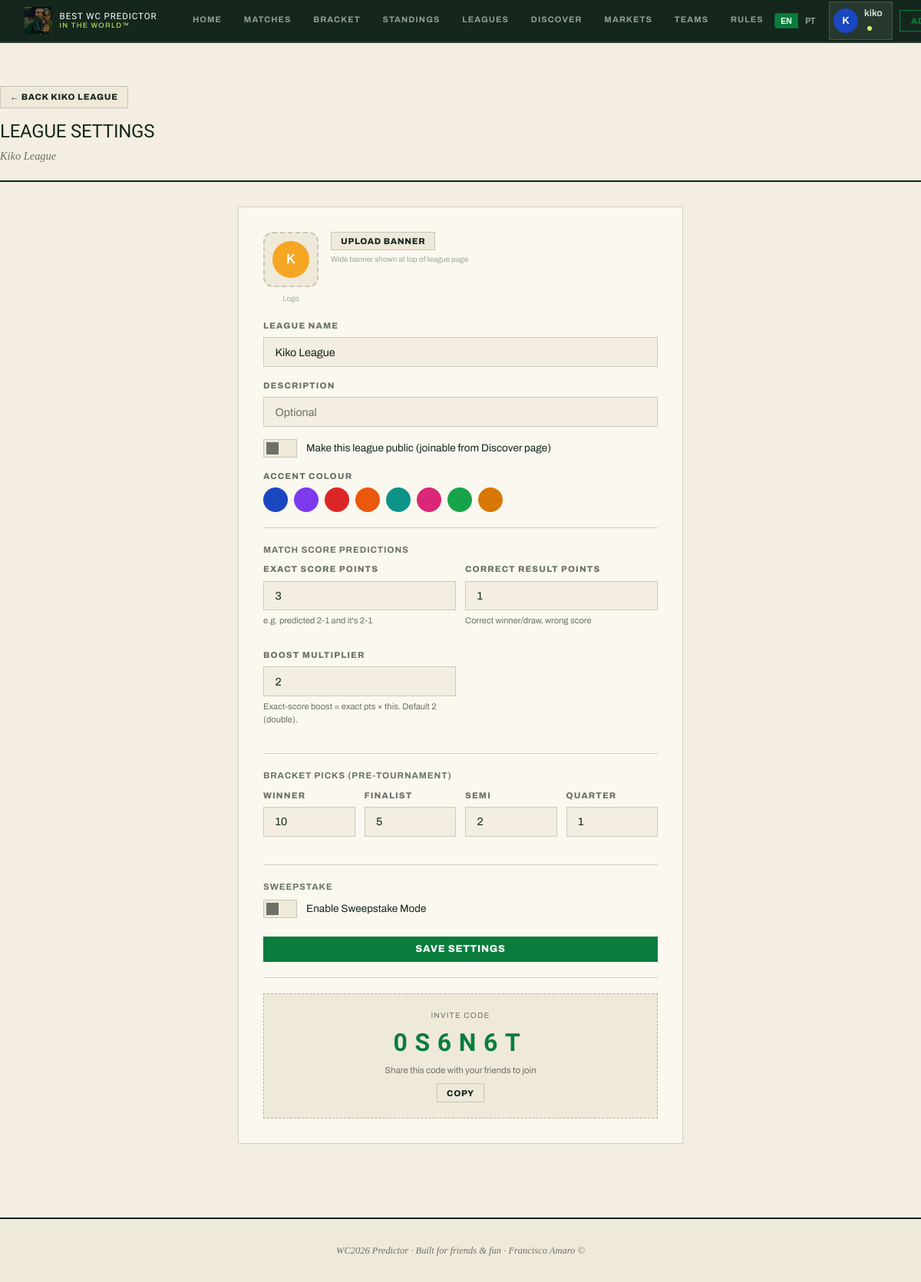
/leagues/1/settings (signed in), run on the app's committed database.
### app/models.py (models this page shows)
class User(Base):
    __tablename__ = "users"
    id = Column(Integer, primary_key=True, index=True)
    username = Column(String(50), unique=True, nullable=False, index=True)
    email = Column(String(100), unique=True, nullable=False, index=True)
    password_hash = Column(String(200), nullable=False)
    is_superadmin = Column(Boolean, default=False)
    display_name = Column(String(50), nullable=True)
    bio = Column(String(120), nullable=True)
    credits = Column(Float, default=10.0)
    avatar_color = Column(String(10), default="#1a47c0")
    avatar_icon = Column(String(6), default="★")
    avatar_img_url = Column(String(200), nullable=True)
    profile_bg = Column(String(100), nullable=True)     # CSS gradient/color for whole-app background
    profile_banner_url = Column(String(200), nullable=True)  # banner image on profile page
    favorite_team_id = Column(Integer, ForeignKey("teams.id"), nullable=True)
    created_at = Column(DateTime, default=datetime.utcnow)
    memberships = relationship("LeagueMember", back_populates="user", cascade="all, delete-orphan")
    predictions = relationship("Prediction", back_populates="user", cascade="all, delete-orphan")
    sweepstake_assignments = relationship("SweepstakeAssignment", back_populates="user")
    tournament_picks = relationship("TournamentPick", back_populates="user", cascade="all, delete-orphan")
    favorite_team = relationship("Team", foreign_keys=[favorite_team_id])

class League(Base):
    __tablename__ = "leagues"
    id = Column(Integer, primary_key=True, index=True)
    name = Column(String(100), nullable=False)
    invite_code = Column(String(8), unique=True, nullable=False, index=True)
    admin_id = Column(Integer, ForeignKey("users.id"), nullable=False)
    description = Column(String(200), nullable=True)
    accent_color = Column(String(10), default="#1a47c0")
    badge_emoji = Column(String(6), default="★")
    banner_url = Column(String(200), nullable=True)
    points_exact_score = Column(Integer, default=3)
    points_correct_result = Column(Integer, default=1)
    boost_multiplier = Column(Integer, default=2)   # exact-score boost multiplier
    points_bracket_winner = Column(Integer, default=10)
    points_bracket_finalist = Column(Integer, default=5)
    points_bracket_semi = Column(Integer, default=2)
    points_bracket_quarter = Column(Integer, default=1)
    logo_url = Column(String(200), nullable=True)
    is_public = Column(Boolean, default=False)             # joinable without invite code
    category = Column(String(20), default="general")       # general / country / global
    sweepstake_enabled = Column(Boolean, default=False)
    sweepstake_buy_in = Column(Float, default=10.0)
    sweepstake_teams_per_person = Column(Integer, default=1)
    sweepstake_drawn = Column(Boolean, default=False)
    sweep_pts_win = Column(Integer, default=2)             # points per match win
    sweep_pts_draw = Column(Integer, default=0)            # points per draw (group stage)
    sweep_pts_goal = Column(Integer, default=0)            # points per goal scored
    sweep_pts_clean_sheet = Column(Integer, default=0)     # points per clean sheet kept
    sweep_big_win_threshold = Column(Integer, default=0)   # min GD to trigger big win bonus (0 = off)
    sweep_big_win_pts = Column(Integer, default=0)         # bonus points for a big win
    created_at = Column(DateTime, default=datetime.utcnow)
    admin = relationship("User", foreign_keys=[admin_id])
    members = relationship("LeagueMember", back_populates="league", cascade="all, delete-orphan")
    predictions = relationship("Prediction", back_populates="league", cascade="all, delete-orphan")
    sweepstake_assignments = relationship("SweepstakeAssignment", back_populates="league", cascade="all, delete-orphan")
    sweepstake_groups = relationship("SweepstakeGroup", back_populates="league", cascade="all, delete-orphan", order_by="SweepstakeGroup.order_index")
    tournament_picks = relationship("TournamentPick", back_populates="league", cascade="all, delete-orphan")

### app/routers/leagues.py (the view)
@router.get("/{league_id}/settings")
async def settings_page(request: Request, league_id: int, db: Session = Depends(get_db)):
    user = auth.get_current_user(request, db)
    if not user:
        return RedirectResponse("/login", status_code=303)
    league = db.query(models.League).filter(models.League.id == league_id).first()
    if not league or league.admin_id != user.id:
        return RedirectResponse(f"/leagues/{league_id}", status_code=303)
    return templates.TemplateResponse(
        "leagues/settings.html", {"request": request, "user": user, "league": league, "error": None, "success": None}
    )

### app/templates/leagues/settings.html (shortened to what this page needs)
{% extends "base.html" %}
{% block content %}
{% set _lang = request.cookies.get('lang', user.language if user and user.language else 'en') %}
<div class="container page-content">
  <div class="page-header">
    <a href="/leagues/{{ league.id }}" class="btn btn-secondary btn-sm" style="margin-bottom:.75rem">← {{ t('btn.back', _lang) }} {{ league.name }}</a>
    <h1>{{ t('settings.title', _lang) }}</h1>
    <p class="page-header-sub">{{ league.name }}</p>
  </div>
  <div class="form-card" style="max-width:580px">
    <div style="display:flex;gap:1rem;margin-bottom:1.25rem;flex-wrap:wrap;align-items:flex-start">
      <div style="display:flex;flex-direction:column;align-items:center;gap:.5rem">
        <div onclick="document.getElementById('logoInput').click()" style="width:72px;height:72px;border-radius:12px;
             border:2px dashed var(--border);cursor:pointer;overflow:hidden;display:flex;align-items:center;justify-content:center;
             background:var(--bg-2);position:relative" title="Upload league logo">
          {% if league.logo_url %}
          <img src="{{ league.logo_url }}" style="width:100%;height:100%;object-fit:cover">
          {% else %}
          <div class="avatar avatar-md" style="background:{{ league.accent_color }};font-family:sans-serif;font-weight:700">{{ league.name[:1].upper() }}</div>
          {% endif %}
        </div>
        <span style="font-size:.6rem;color:var(--text-3)">{{ t('settings.logo', _lang) }}</span>
      </div>
      <div style="flex:1;min-width:200px">
        <div style="display:flex;gap:.5rem;flex-wrap:wrap">
          <button type="button" class="btn btn-secondary btn-sm" onclick="document.getElementById('bannerInput').click()">
            {% if league.banner_url %}{{ t('league.change_banner', _lang) }}{% else %}{{ t('settings.upload_banner', _lang) }}{% endif %}
          </button>
        </div>
        <p style="font-size:.62rem;color:var(--text-3);margin-top:.3rem">{{ t('settings.banner_hint', _lang) }}</p>
      </div>
    </div>
    <form action="/leagues/{{ league.id }}/settings" method="post">
      <div class="form-group">
        <label class="form-label">{{ t('league.name', _lang) }}</label>
        <input class="form-input" type="text" name="name" value="{{ league.name }}" required maxlength="100">
      </div>
      <div class="form-group">
        <label class="form-label">{{ t('league.description', _lang) }}</label>
        <input class="form-input" type="text" name="description" value="{{ league.description or '' }}" maxlength="200" placeholder="{{ t('settings.optional', _lang) }}">
      </div>
      {% if league.category == 'general' %}
      <div class="form-group">
        <div class="form-switch">
          <label class="switch">
            <span class="slider"></span>
          </label>
          <span class="text-sm">{{ t('settings.make_public', _lang) }}</span>
        </div>
      </div>
      {% endif %}
      <div class="form-group">
        <label class="form-label">{{ t('settings.accent_colour', _lang) }}</label>
        <div class="color-picker" id="leagueColorPicker">
          {% for color in AVATAR_COLORS %}
          <div class="color-swatch {% if (league.accent_color or '#1a47c0') == color %}selected{% endif %}"
               style="background:{{ color }}" data-color="{{ color }}"
               onclick="selectLeagueColor('{{ color }}')"></div>
          {% endfor %}
        </div>
      </div>
      <hr class="form-divider">
      <p class="text-xs text-muted mb-2" style="text-transform:uppercase;letter-spacing:.08em;font-weight:700">{{ t('settings.match_preds', _lang) }}</p>
      <div class="form-row">
        <div class="form-group">
          <label class="form-label">{{ t('settings.exact_pts', _lang) }}</label>
          <input class="form-input" type="number" name="points_exact" value="{{ league.points_exact_score }}" min="0" max="20">
          <p class="form-hint">{{ t('settings.exact_hint', _lang) }}</p>
        </div>
        <div class="form-group">
          <label class="form-label">{{ t('settings.result_pts', _lang) }}</label>
          <input class="form-input" type="number" name="points_result" value="{{ league.points_correct_result }}" min="0" max="20">
          <p class="form-hint">{{ t('settings.result_hint', _lang) }}</p>
        </div>
        <div class="form-group">
          <label class="form-label">Boost multiplier</label>
          <input class="form-input" type="number" name="boost_multiplier" value="{{ league.boost_multiplier or 2 }}" min="2" max="10">
          <p class="form-hint">Exact-score boost = exact pts × this. Default 2 (double).</p>
        </div>
      </div>
      <hr class="form-divider">
      <p class="text-xs text-muted mb-2" style="text-transform:uppercase;letter-spacing:.08em;font-weight:700">{{ t('settings.bracket_picks', _lang) }}</p>
      <div style="display:grid;grid-template-columns:1fr 1fr 1fr 1fr;gap:.75rem">
        <div class="form-group">
          <label class="form-label">{{ t('settings.winner', _lang) }}</label>
          <input class="form-input" type="number" name="points_bracket_winner" value="{{ league.points_bracket_winner }}" min="0" max="50">
        </div>
        <div class="form-group">
          <label class="form-label">{{ t('league.finalist', _lang) }}</label>
          <input class="form-input" type="number" name="points_bracket_finalist" value="{{ league.points_bracket_finalist }}" min="0" max="50">
        </div>
        <div class="form-group">
          <label class="form-label">{{ t('settings.semi', _lang) }}</label>
          <input class="form-input" type="number" name="points_bracket_semi" value="{{ league.points_bracket_semi }}" min="0" max="50">
        </div>
        <div class="form-group">
          <label class="form-label">{{ t('settings.quarter', _lang) }}</label>
          <input class="form-input" type="number" name="points_bracket_quarter" value="{{ league.points_bracket_quarter or 1 }}" min="0" max="50">
        </div>
      </div>
      <hr class="form-divider">
      <p class="text-xs text-muted mb-2" style="text-transform:uppercase;letter-spacing:.08em;font-weight:700">{{ t('sweep.title', _lang) }}</p>
      <div class="form-group">
        <div class="form-switch">
          <label class="switch">
            <span class="slider"></span>
          </label>
          <span class="text-sm">{{ t('create.enable_sweep', _lang) }}</span>
        </div>
      </div>
      <button type="submit" class="btn btn-primary btn-full mt-2">{{ t('settings.save', _lang) }}</button>
    </form>
    <hr class="form-divider">
    <div class="invite-code-box">
      <div class="invite-code-label">{{ t('league.invite_code', _lang) }}</div>
      <div class="invite-code">{{ league.invite_code }}</div>
      <p class="text-xs text-muted mt-1">{{ t('settings.invite_hint', _lang) }}</p>
      <button class="btn btn-secondary btn-sm mt-2" data-copy="{{ league.invite_code }}">{{ t('btn.copy', _lang) }}</button>
    </div>
  </div>
</div>
{% endblock %}

### app/templates/base.html (shortened to what this page needs)
<!DOCTYPE html>
<html lang="en">
<head>
  <link rel="stylesheet" href="/static/css/style.css">
</head>
<body>
{% set _lang = request.cookies.get('lang', user.language if user and user.language else 'en') %}
  <nav class="navbar">
    <a href="/" class="navbar-brand">
      <div class="brand-icon" style="overflow:hidden;padding:0;background:none;border:none;position:relative;cursor:pointer"
           id="logoBtn" title="Play / Pause">
        <img src="/static/img/logo.jpg" alt="Logo" style="width:36px;height:36px;object-fit:cover;display:block;">
        <div id="playIcon" style="position:absolute;inset:0;display:flex;align-items:center;justify-content:center;background:rgba(0,0,0,.45);font-size:.9rem;transition:opacity .15s">▶</div>
      </div>
      <div class="brand-text">
        <div class="brand-title">Best WC Predictor</div>
        <div class="brand-year">In The World™</div>
      </div>
    </a>
    <div class="nav-links">
      <a href="/" class="nav-link {% if request.url.path == '/' %}active{% endif %}">{{ t('nav.home', _lang) }}</a>
      <a href="/fixtures" class="nav-link {% if '/fixtures' in request.url.path %}active{% endif %}">{{ t('nav.matches', _lang) }}</a>
      <a href="/knockout" class="nav-link {% if '/knockout' in request.url.path %}active{% endif %}">{{ t('nav.bracket', _lang) }}</a>
      <a href="/standings" class="nav-link {% if '/standings' in request.url.path %}active{% endif %}">{{ t('nav.standings', _lang) }}</a>
      <a href="/leagues" class="nav-link {% if '/leagues' in request.url.path and '/leagues/' not in request.url.path and '/discover' not in request.url.path %}active{% endif %}">{{ t('nav.leagues', _lang) }}</a>
      <a href="/leagues/discover" class="nav-link {% if '/discover' in request.url.path %}active{% endif %}">{{ t('nav.discover', _lang) }}</a>
      <a href="/markets" class="nav-link {% if '/markets' in request.url.path %}active{% endif %}">{{ t('nav.markets', _lang) }}</a>
      <a href="/teams" class="nav-link {% if '/teams' in request.url.path %}active{% endif %}">{{ t('nav.teams', _lang) }}</a>
      <a href="/rules" class="nav-link {% if '/rules' in request.url.path %}active{% endif %}">Rules</a>
    </div>
    <div class="nav-right">
      <form action="/set-language" method="post" style="margin:0;display:flex;gap:2px">
        <button type="submit" name="lang" value="en"
                style="background:{% if _lang == 'en' %}var(--primary){% else %}transparent{% endif %};
                       border:1px solid var(--border);border-radius:4px 0 0 4px;
                       color:{% if _lang == 'en' %}#fff{% else %}var(--text-3){% endif %};
                       padding:.2rem .45rem;font-size:.65rem;font-weight:700;cursor:pointer">EN</button>
        <button type="submit" name="lang" value="pt"
                style="background:{% if _lang == 'pt' %}var(--primary){% else %}transparent{% endif %};
                       border:1px solid var(--border);border-left:none;border-radius:0 4px 4px 0;
                       color:{% if _lang == 'pt' %}#fff{% else %}var(--text-3){% endif %};
                       padding:.2rem .45rem;font-size:.65rem;font-weight:700;cursor:pointer">PT</button>
      </form>
      {% if user %}
        <a href="/profile/{{ user.username }}" class="avatar-chip" style="text-decoration:none">
          {{ avatar_html(user, "sm") | safe }}
          <span style="font-size:.78rem;font-weight:600;color:var(--text-1)">
            {{ user.display_name or user.username }}
            {% if user.is_superadmin %}<span class="superadmin-dot"></span>{% endif %}
          </span>
        </a>
        {% if user.is_superadmin %}
        <a href="/admin" class="btn-nav btn-nav-outline" style="color:var(--gold);border-color:var(--gold)">Admin</a>
        {% endif %}
      {% else %}
        <a href="/login" class="btn-nav btn-nav-outline">{{ t('nav.login', _lang) }}</a>
        <a href="/register" class="btn-nav btn-nav-primary">{{ t('nav.signup', _lang) }}</a>
      {% endif %}
    </div>
  </nav>
  <main>{% block content %}{% endblock %}</main>
  <footer>
    <p>{{ t('footer.text', _lang) }}</p>
  </footer>
</body>
</html>

### data on the page
User: avatar_color+display_name+username "K", display_name+username "kiko"
League: name "KIKO LEAGUE", name "Kiko League", name "K", points_exact "3", points_result "1", boost_multiplier "2", points_bracket_winner "10", points_bracket_finalist "5", points_bracket_semi "2", points_bracket_quarter "1", invite_code "0S6N6T"

### other printed values
{{ t('nav.home', _lang) }} "HOME"
{{ t('nav.matches', _lang) }} "MATCHES"
{{ t('nav.bracket', _lang) }} "BRACKET"
{{ t('nav.standings', _lang) }} "STANDINGS"
{{ t('nav.leagues', _lang) }} "LEAGUES"
{{ t('nav.discover', _lang) }} "DISCOVER"
{{ t('nav.markets', _lang) }} "MARKETS"
{{ t('nav.teams', _lang) }} "TEAMS"
{{ t('btn.back', _lang) }} "BACK"
{{ t('settings.title', _lang) }} "LEAGUE SETTINGS"
{{ t('settings.logo', _lang) }} "Logo"
{{ t('settings.upload_banner', _lang) }} "UPLOAD BANNER"
{{ t('settings.banner_hint', _lang) }} "Wide banner shown at top of league page"
{{ t('league.name', _lang) }} "LEAGUE NAME"
{{ t('league.description', _lang) }} "DESCRIPTION"
